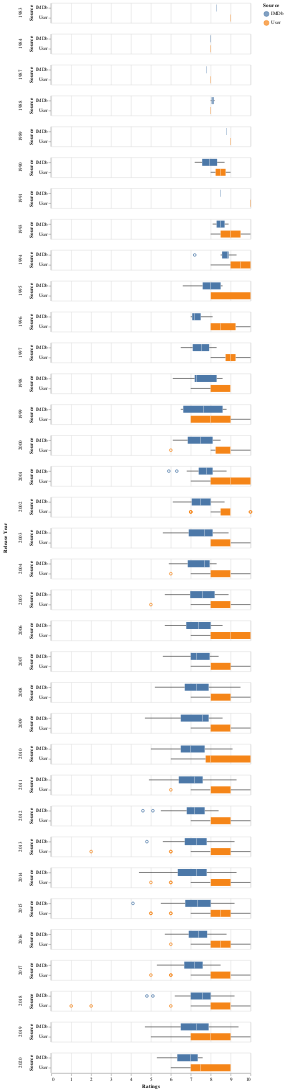

Source (Vega-Lite JSON):
### Vega-Lite specification from a JSON file in a GitHub repository (floating-point values rounded to 4 significant figures; data arrays with more than 128 entries replaced by an {"elided": "..."} marker saying what was removed)
{"config": {"view": {"continuousWidth": 400, "continuousHeight": 300}}, "data": {"name": "data-c0290ea5a882f7c96ba369bb15de17ee"}, "mark": "boxplot", "encoding": {"color": {"type": "nominal", "field": "src", "title": "Source"}, "row": {"type": "quantitative", "field": "release_year", "title": "Release Year"}, "x": {"type": "quantitative", "field": "rating", "title": "Ratings"}, "y": {"type": "nominal", "field": "src", "title": "Source"}}, "$schema": "https://vega.github.io/schema/vega-lite/v4.8.1.json", "datasets": {"data-c0290ea5a882f7c96ba369bb15de17ee": {"elided": "1542 records"}}}
